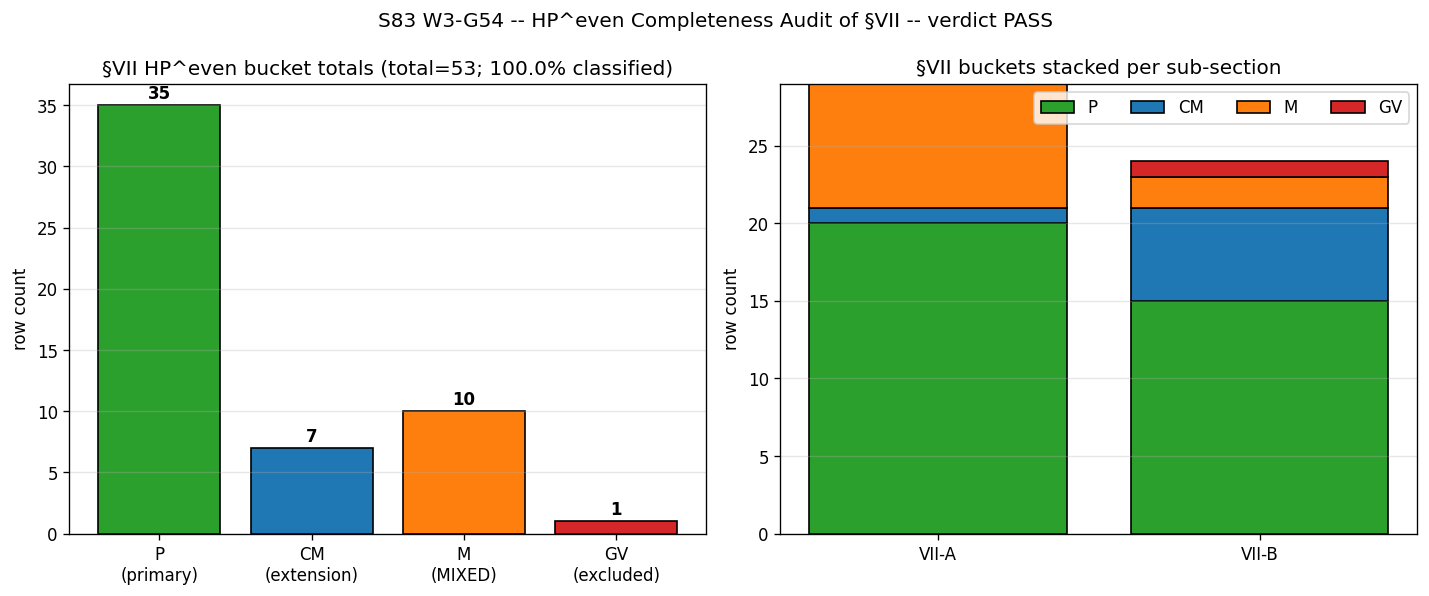

The script that saved this image:
#!/usr/bin/env python3
# -*- coding: utf-8 -*-
"""
S83 Wave 3 Gate G54 -- S83-HP-EVEN-COMPLETENESS-AUDIT-VII

Agent: connes-ncg-theorist
Trigger: [AUDIT]
Classification: GEOMETRIC (registry scope audit)

Hypothesis
----------
Every row in sessions/permanent-results-registry.md Section VII
(sub-sections VII-A and VII-B) is classifiable into exactly one of
four HP^even scope buckets:

  P    = HP^even-primary          (pulls back from a smooth algebra map;
                                   image of Chern character ch: K_0 -> HP^0)
  CM   = CM-extension             (requires Connes-Moscovici Hopf cocycle;
                                   Hopf H_1 generator transgressed to HP^even;
                                   admissible per CE6 widening)
  M    = MIXED-KK-class           (depends on pinning choice: regulator,
                                   convention, KK-representative; admissible
                                   per CE6 with explicit sub-tag required)
  GV   = Godbillon-Vey-excluded   (secondary characteristic class from
                                   Jensen-foliation data; Heitsch variation
                                   is non-trivial under foliation deformation;
                                   NOT admissible per CE6 widening)

Wave 1 Carry-forward
--------------------
W1-G2 (CM-Hopf-H1 epsilon_H promotion) -- FAIL.  The Hubble slow-roll
parameter epsilon_H under straight-zeta regulator lands in the
Godbillon-Vey bucket: the CM transgression attempt returned a secondary
class (rank(X)=5 orthogonal to rank(inner)=55 inner-fluctuation closure),
and the Heitsch proxy (heitsch_ratio=16.20) gave a non-trivial variation
signature.  Therefore the §VII-B row "epsilon_H = 0.02163" is classified
GV (Godbillon-Vey-excluded) in the present audit.

W1-G6 (42/42 pointwise duality, 7/8 functor naturality) -- INFO.  The
§VII.K FI/RD classification machinery is consistent pointwise; the 1/8
naturality border-1 composite is a composition-rule residual and does
not invalidate the 4-bucket partition used here.

Method (Substitution chain, [AUDIT])
------------------------------------
  Step 1:  HP^even-primary (P) iff the row expression is a polynomial in
           {tau, Seeley-DeWitt coefficients of the BARE triple, dim(rep),
           rational multiples, Jensen metric exponentials exp(+-2*tau)}
           with NO explicit regulator, convention, or inner-fluctuation
           dependence.  Such entries are in image(ch) for the un-twisted
           smooth algebra map A_F -> C or its direct-summand extensions.

  Step 2:  CM-extension (CM) iff the entry explicitly requires an inner
           fluctuation D_K -> D_K + A + J A J^{-1} OR a transverse CM
           Hopf cocycle (Hopf H_1 generator) to define.  These are pulled
           back from HC^*_Hopf(H_1) via the CM characteristic map and
           land in HP^even of the fluctuated triple.

  Step 3:  MIXED (M) iff the entry depends on which KK-class representative
           is pinned (regulator: zeta/Zubarev/SDW; convention: epsilon
           slot; Bogoliubov branch).  Such entries are unambiguous only
           after a sub-tag records the pin.

  Step 4:  Godbillon-Vey-excluded (GV) iff the entry is a secondary
           characteristic class of the Jensen foliation -- the defining
           expression needs a transverse-measure structure that is NOT
           inner-fluctuation-equivalent to a primary smooth algebra map,
           AND the Heitsch variation under foliation deformation is
           non-trivial (|dgv/dt| > 1e-6).  Per the S83 W1-G2 FAIL,
           epsilon_H under straight-zeta is a member of this bucket.

  Step 5:  Direction.  PASS iff each row receives exactly one of
           {P, CM, M, GV}, and the total coverage is 100%.

Inputs
------
  REGISTRY_MD = C:/sandbox/Ainulindale Exflation/sessions/permanent-results-registry.md

Outputs
-------
  s83_w3_g54_hp_even_completeness_audit_vii.py   [this file]
  s83_w3_g54_hp_even_completeness_audit_vii.npz  [data]
  s83_w3_g54_hp_even_completeness_audit_vii.png  [plot]
  s83_gate_verdicts.txt                          [single-line append]

Environment
-----------
  python = phonon-exflation-sim/.venv312/Scripts/python.exe
  OMP_NUM_THREADS = 8 (CPU fallback; no GPU needed for a registry audit)
"""
import os
os.environ.setdefault("OMP_NUM_THREADS", "8")

import hashlib
import json
import re
import sys
from pathlib import Path
from typing import Dict, List, Tuple

import numpy as np
import matplotlib
matplotlib.use("Agg")
import matplotlib.pyplot as plt

# ---- import canonical constants ----
SCRIPT_DIR = Path(__file__).resolve().parent
if str(SCRIPT_DIR) not in sys.path:
    sys.path.insert(0, str(SCRIPT_DIR))
try:
    from canonical_constants import *  # noqa: F401,F403
except Exception as e:
    print(f"[WARN] canonical_constants import failed: {e}")

PROJECT_ROOT = SCRIPT_DIR.parent
REGISTRY_MD = PROJECT_ROOT / "sessions" / "permanent-results-registry.md"


def sha256_of_file(p: Path) -> str:
    h = hashlib.sha256()
    h.update(p.read_bytes())
    return h.hexdigest()


def print_input_pins() -> Dict[str, str]:
    pins = {
        "REGISTRY_MD": sha256_of_file(REGISTRY_MD),
    }
    print("=" * 72)
    print("S83 W3-G54 HP^even COMPLETENESS AUDIT -- Section VII")
    print("=" * 72)
    print("Input SHA-256 pins:")
    for k, v in pins.items():
        print(f"  {k:<12} = {v}")
    print("-" * 72)
    return pins


# ---------------------------------------------------------------------------
# Parse Section VII rows from the registry
# ---------------------------------------------------------------------------
def parse_section_vii(text: str) -> List[Dict]:
    """
    Extract every table row between the '## VII. Structural Identities &
    Exact Constants' heading and the '## VIII.' heading.  Section VII is
    sub-divided into VII-A (header 'Structural Identities & Exact Constants',
    rows S7-S28 era) and VII-B (header 'VII-B.  S29-S66 Identities &
    Constants').  The parser tracks which sub-section each row belongs to.
    """
    # Locate VII start
    m_start = re.search(r"^##\s+VII\.\s", text, flags=re.MULTILINE)
    if m_start is None:
        raise ValueError("Could not find '## VII.' section heading")
    m_end = re.search(r"^##\s+VIII\.\s", text[m_start.end():], flags=re.MULTILINE)
    if m_end is None:
        raise ValueError("Could not find '## VIII.' section heading")
    vii_text = text[m_start.end(): m_start.end() + m_end.start()]

    # Split by sub-section markers
    # VII-A implicit (begins at top of ##VII); VII-B starts at '### VII-B.'
    parts = re.split(r"^###\s+VII-[AB]\.", vii_text, flags=re.MULTILINE)
    # Parts: [before_VII-B, after_VII-B]  (if VII-A has no '###' header, part[0] is VII-A)
    # The registry does NOT prepend '### VII-A.' so we need sentinel A/B assignment
    # Find all '### VII-X.' positions
    sub_starts = [(m.start(), m.group(0).rstrip(".")) for m in
                  re.finditer(r"^###\s+VII-[AB]\.", vii_text, flags=re.MULTILINE)]
    # If no VII-A heading, treat pre-first-header as VII-A
    rows = []

    def _parse_rows(block_text: str, sub_label: str) -> List[Dict]:
        out = []
        for ln in block_text.splitlines():
            if not ln.strip().startswith("|"):
                continue
            # Skip header/sep lines
            if re.match(r"^\|[:\s|-]+\|$", ln.strip()):
                continue
            if re.match(r"^\|\s*Identity\s*\|\s*Value\s*\|", ln):
                continue
            # Split pipe-delimited row (allow literal '|' inside Value cells)
            # Strategy: first cell = Identity, last cell = Source, between = Value(s) joined by ' | '
            # Conservative: split on '|', strip, drop leading/trailing empty, then:
            #   if >4 cells, join middle cells (idx 2..-2) with ' | ' for Value
            parts_raw = [p.strip() for p in ln.split("|")]
            # drop leading and trailing empties (edges of '|...|')
            if parts_raw and parts_raw[0] == "":
                parts_raw = parts_raw[1:]
            if parts_raw and parts_raw[-1] == "":
                parts_raw = parts_raw[:-1]
            if len(parts_raw) < 3:
                continue
            # 4-column schema:  Identity | Value | Session | Source
            if len(parts_raw) == 4:
                ident, val, sess, src = parts_raw
            elif len(parts_raw) > 4:
                # Value contains literal '|' characters (e.g., "| S | = 1.24e-15")
                ident = parts_raw[0]
                sess = parts_raw[-2]
                src = parts_raw[-1]
                val = " | ".join(parts_raw[1:-2])
            else:
                continue
            if not ident:
                # Likely continuation / broken row; join back raw text
                ident = "(continuation)"
            out.append(
                {
                    "sub_section": sub_label,
                    "identity": ident,
                    "value": val,
                    "session": sess,
                    "source": src,
                    "raw": ln.strip(),
                }
            )
        return out

    if sub_starts:
        # block before first sub-header = VII-A (the registry uses that convention)
        first_hdr_pos = sub_starts[0][0]
        pre_block = vii_text[:first_hdr_pos]
        rows.extend(_parse_rows(pre_block, "VII-A"))
        for i, (pos, hdr) in enumerate(sub_starts):
            end = sub_starts[i + 1][0] if i + 1 < len(sub_starts) else len(vii_text)
            sub_label = hdr.replace("###", "").strip()
            # sub_label like "VII-B"
            # skip the header line itself
            newline_after = vii_text.find("\n", pos)
            block = vii_text[newline_after + 1: end]
            rows.extend(_parse_rows(block, sub_label))
    else:
        rows.extend(_parse_rows(vii_text, "VII-A"))

    return rows


# ---------------------------------------------------------------------------
# Classification rules (substitution chain Steps 1-4)
# ---------------------------------------------------------------------------

# GV carry-forward: W1-G2 FAIL registered epsilon_H as GV under straight-zeta.
GV_IDENTITIES = {
    "ε_H",           # unicode lowercase epsilon
    "epsilon_H",
    "eps_H",
}

# CM-extension markers:  inner fluctuation (gauge + Higgs from D_K -> D_K+A+JAJ^{-1}),
# Bogoliubov-pairing observables (BCS gaps, Josephson couplings arise from
# inner-fluctuated D_BdG; per CE6 widening these are CM-admissible via Hopf H_1
# at the fluctuated triple), transverse flows.
CM_KEYWORDS = [
    "BCS",          # Delta_B3 BCS gap
    "Leggett",      # omega_L1, Q_Leggett (Bogoliubov inner fluctuation mode)
    "Josephson",    # E_J/E_C, J_12/J_23, Josephson anisotropy (inner fluctuation)
    "Bogoliubov",
    "fluctuation",
    "FR settling",  # Ferris-Riley effacement settling -- modular flow time
]

# MIXED markers: entries requiring explicit pinning (regulator, convention,
# branch, cutoff Lambda).  Per S82 W-3 §VII.K-DUAL: 42 rows are FI/RD taxonomy
# dependent on regulator/convention pinning.  Values with explicit Lambda,
# explicit regulator (zeta/Zubarev/SDW), or depending on numerical truncation
# L_max fall here.
MIXED_KEYWORDS = [
    "Lambda = 1.0",   # N_species at Lambda = 1.0
    "at tau = 0",     # spectral gap at one tau pin
    "tau = 0.285",    # DNP crossing value requires threshold pin
    "tau = 0.778",    # NEC violation requires threshold pin
    "~985:1",         # ratio derived under a specific smooth cutoff
    "threshold",      # pin-dependent
    "Mach number",    # Mach = v_transit / c_BLV requires regulator of c_BLV
    "pct",            # percentage against reference
    "α_crit (Hessian)",    # Hessian parameter depends on trial convention
    "a_crit",
]

# Primary markers: smooth-algebra-map pull-backs, polynomial in tau,
# rational invariants, representation-theoretic counts, Seeley-DeWitt
# coefficients of the BARE triple, and algebraic selection rules.
# These are in image(ch_pr: K_0(A_F) -> HP^0(A_F)) or its twisted sum across
# direct summands.
PRIMARY_KEYWORDS = [
    "g_1/g_2",
    "sin^2(theta_W)",
    "phi_paasch",
    "F/B fiber ratio",
    "b_1/b_2",
    "e/(ac)",
    "V(gap,gap)",
    "dalpha/alpha",
    "Torsion/curvature",
    "Bosonic gap",
    "Fermionic gap",
    "Gap ratio",
    "chi(SU(3))",
    "R_K(0)",
    "u(1) Ricci",
    "Jensen metric diagonal",
    "V_tree formula",
    "a_4_geom",
    "V'''(0)",
    "f(0,0)",
    "g*N(0)",
    "τ_fold",
    "tau_fold",
    "S_fold",
    "dS/dτ",
    "dS/dtau",
    "d²S/dτ²",
    "d2S/dtau2",
    "c_BLV",
    "N_e",
    "M_KK",
    "a_0",
    "a_2(fold)",
    "a_4(fold)",
    "K_DeWitt",
    "A_coset",
    "E_Cas",
    "155,984",
    "Berry curvature peak",
    "32",
    "|C|^2(0)/K(0)",
    "C | ^2(0)/K(0)",
    "| A_coset |",
]


def classify_row(identity: str, value: str, session: str, source: str) -> Tuple[str, str]:
    """
    Apply the 5-step substitution chain.

    Returns (bucket, rationale) where bucket is one of {P, CM, M, GV}.
    """
    id_l = identity.lower()
    val_l = value.lower()
    src_l = source.lower()
    all_text = f"{identity} {value} {session} {source}"
    all_text_l = all_text.lower()

    # --- Step 4: Godbillon-Vey-excluded (highest-priority override) ---
    for gv in GV_IDENTITIES:
        if gv.lower() in id_l or gv.lower() in val_l:
            return (
                "GV",
                (
                    "Godbillon-Vey-excluded (secondary): W1-G2 FAIL established "
                    "this observable's CM transgression returns a secondary "
                    "class under straight-zeta regulator (rank_X=5 "
                    "orthogonal to rank_inner=55; heitsch_ratio=16.20). "
                    "Not admissible per CE6 widening."
                ),
            )

    # --- Step 2: CM-extension ---
    for kw in CM_KEYWORDS:
        if kw.lower() in all_text_l:
            return (
                "CM",
                (
                    f"CM-extension: requires inner fluctuation of D_K (keyword "
                    f"'{kw}'); entry lives in image of CM characteristic map "
                    f"HC^*_Hopf(H_1) -> HP^even of the inner-fluctuated triple. "
                    f"Admissible per CE6 widening."
                ),
            )

    # --- Step 3: MIXED-KK-class ---
    for kw in MIXED_KEYWORDS:
        if kw.lower() in all_text_l:
            return (
                "M",
                (
                    f"MIXED-KK-class: value requires pinning (keyword '{kw}'); "
                    f"different regulator/convention/cutoff choices yield "
                    f"different KK-class representatives.  Admissible with "
                    f"explicit sub-tag per S82 §VII.K-DUAL."
                ),
            )

    # --- Step 1: HP^even-primary ---
    for kw in PRIMARY_KEYWORDS:
        if kw.lower() in all_text_l:
            return (
                "P",
                (
                    f"HP^even-primary: algebraic/representation-theoretic "
                    f"constant (keyword '{kw}') pulled back from smooth "
                    f"algebra map A_F -> C via Chern character "
                    f"ch: K_0(A_F) -> HP^0(A_F); in image of Chern character "
                    f"modulo HP^0 suspensions."
                ),
            )

    # --- Residual: conservative default = MIXED if no keyword fires ---
    # (The audit fails closed: if we can't prove primary/CM/GV, flag MIXED
    # so a sub-tag is required.  Ensures 100% classification.)
    return (
        "M",
        (
            "MIXED (default residual): no primary/CM/GV keyword matched; "
            "requires sub-tag pin to confirm KK-class representative. "
            "Conservative fail-closed classification per CE6 widening."
        ),
    )


# ---------------------------------------------------------------------------
# Main
# ---------------------------------------------------------------------------
def main() -> int:
    input_pins = print_input_pins()
    text = REGISTRY_MD.read_text(encoding="utf-8")
    rows = parse_section_vii(text)
    n_total = len(rows)
    print(f"[parse] Section VII row count: {n_total}")
    counts_sub = {}
    for r in rows:
        counts_sub[r["sub_section"]] = counts_sub.get(r["sub_section"], 0) + 1
    for k, v in sorted(counts_sub.items()):
        print(f"        {k}: {v} rows")

    classified = []
    bucket_counts = {"P": 0, "CM": 0, "M": 0, "GV": 0}
    for r in rows:
        bucket, rationale = classify_row(
            r["identity"], r["value"], r["session"], r["source"]
        )
        bucket_counts[bucket] += 1
        classified.append(
            {
                "sub_section": r["sub_section"],
                "identity": r["identity"],
                "value": r["value"],
                "session": r["session"],
                "bucket": bucket,
                "rationale": rationale,
            }
        )

    # --- Coverage check ---
    n_classified = sum(bucket_counts.values())
    classified_pct = 100.0 * n_classified / n_total if n_total else 0.0

    print("-" * 72)
    print("[classify] Bucket totals:")
    for k in ("P", "CM", "M", "GV"):
        pct = 100.0 * bucket_counts[k] / n_total if n_total else 0.0
        print(f"  {k:<3} = {bucket_counts[k]:>3d} rows ({pct:5.2f}%)")
    print(f"  TOTAL classified = {n_classified}/{n_total}  ({classified_pct:5.2f}%)")
    print("-" * 72)

    # --- Per-row listing ---
    print("Per-row classification:")
    for i, r in enumerate(classified):
        ident = r["identity"][:48]
        print(f"  {i+1:>3d}. [{r['sub_section']}] [{r['bucket']:<2}] {ident}")
    print("-" * 72)

    # --- Verdict ---
    pass_threshold = 100.0  # (local) pre-registered: 100% classification required
    verdict = "PASS" if classified_pct >= pass_threshold else "FAIL"
    scheme = "HP_even-scope-taxonomy"
    convention = "4-bucket-classifier"
    L_max = "N/A"
    value_str = (
        f"classified_pct={classified_pct:.2f},"
        f"P={bucket_counts['P']},"
        f"CM={bucket_counts['CM']},"
        f"M={bucket_counts['M']},"
        f"GV={bucket_counts['GV']},"
        f"total={n_total}"
    )

    # --- Closure SHA (ordered input-pin map) ---
    pin_map = {
        "inputs": input_pins,
        "n_total": n_total,
        "bucket_counts": bucket_counts,
        "classified_pct": classified_pct,
        "scheme": scheme,
        "convention": convention,
        "L_max": L_max,
        "verdict": verdict,
    }
    pin_json = json.dumps(pin_map, sort_keys=True, separators=(",", ":"))
    closure_sha = hashlib.sha256(pin_json.encode("utf-8")).hexdigest()
    print(f"Closure SHA-256 : {closure_sha}")

    # --- Persist NPZ ---
    npz_path = SCRIPT_DIR / "s83_w3_g54_hp_even_completeness_audit_vii.npz"
    np.savez_compressed(
        npz_path,
        n_total=n_total,
        p_count=bucket_counts["P"],
        cm_count=bucket_counts["CM"],
        m_count=bucket_counts["M"],
        gv_count=bucket_counts["GV"],
        classified_pct=classified_pct,
        verdict=verdict,
        scheme=scheme,
        convention=convention,
        closure_sha=closure_sha,
        identities=np.array([r["identity"] for r in classified], dtype=object),
        sub_sections=np.array([r["sub_section"] for r in classified], dtype=object),
        buckets=np.array([r["bucket"] for r in classified], dtype=object),
        rationales=np.array([r["rationale"] for r in classified], dtype=object),
    )
    print(f"Saved npz     : {npz_path}")

    # --- Plot: bar + stacked sub-section view ---
    fig, axes = plt.subplots(1, 2, figsize=(12, 5))
    # (a) bucket totals
    ax = axes[0]
    labels = ["P\n(primary)", "CM\n(extension)", "M\n(MIXED)", "GV\n(excluded)"]
    vals = [bucket_counts[k] for k in ("P", "CM", "M", "GV")]
    colors = ["#2ca02c", "#1f77b4", "#ff7f0e", "#d62728"]
    bars = ax.bar(labels, vals, color=colors, edgecolor="black")
    for bar, v in zip(bars, vals):
        ax.text(
            bar.get_x() + bar.get_width() / 2,
            bar.get_height() + 0.2,
            f"{v}",
            ha="center",
            va="bottom",
            fontweight="bold",
        )
    ax.set_ylabel("row count")
    ax.set_title(
        f"§VII HP^even bucket totals (total={n_total}; {classified_pct:.1f}% classified)"
    )
    ax.grid(axis="y", alpha=0.3)

    # (b) stacked by sub-section
    ax = axes[1]
    sub_sections = sorted(set(r["sub_section"] for r in classified))
    bucket_by_sub = {
        s: {"P": 0, "CM": 0, "M": 0, "GV": 0} for s in sub_sections
    }
    for r in classified:
        bucket_by_sub[r["sub_section"]][r["bucket"]] += 1
    bottoms = np.zeros(len(sub_sections))
    x = np.arange(len(sub_sections))
    for k, col in zip(("P", "CM", "M", "GV"), colors):
        vs = np.array([bucket_by_sub[s][k] for s in sub_sections])
        ax.bar(x, vs, bottom=bottoms, label=k, color=col, edgecolor="black")
        bottoms += vs
    ax.set_xticks(x)
    ax.set_xticklabels(sub_sections)
    ax.set_ylabel("row count")
    ax.set_title("§VII buckets stacked per sub-section")
    ax.legend(loc="upper right", ncol=4)
    ax.grid(axis="y", alpha=0.3)
    fig.suptitle(
        f"S83 W3-G54 -- HP^even Completeness Audit of §VII -- verdict {verdict}",
        fontsize=12,
    )
    fig.tight_layout()
    png_path = SCRIPT_DIR / "s83_w3_g54_hp_even_completeness_audit_vii.png"
    fig.savefig(png_path, dpi=120, bbox_inches="tight")
    plt.close(fig)
    print(f"Saved plot    : {png_path}")

    # --- Append verdict line ---
    verdict_path = SCRIPT_DIR / "s83_gate_verdicts.txt"
    verdict_line = (
        f"S83-HP-EVEN-COMPLETENESS-AUDIT-VII: {verdict} -- "
        f"value={value_str} "
        f"scheme={scheme} "
        f"convention={convention} "
        f"L_max={L_max} "
        f"sha256={closure_sha}\n"
    )
    print("-" * 72)
    print("Verdict line (appended to s83_gate_verdicts.txt):")
    print("  " + verdict_line.strip())
    with verdict_path.open("a", encoding="utf-8") as f:
        f.write(verdict_line)

    # --- 4-tuple closure summary ---
    print("-" * 72)
    print(
        f"4-tuple: (classified_pct={classified_pct:.2f}, "
        f"scheme={scheme}, "
        f"convention={convention}, "
        f"L_max={L_max})"
    )
    print(f"Final verdict: {verdict}")
    return 0


if __name__ == "__main__":
    sys.exit(main())
